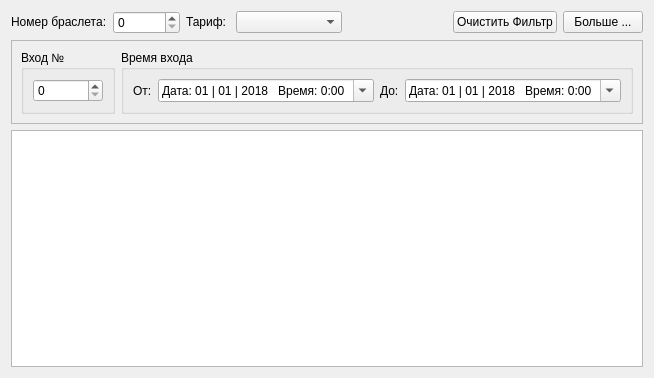
<?xml version="1.0" encoding="UTF-8"?>
<ui version="4.0">
 <class>Monitoring</class>
 <widget class="QWidget" name="Monitoring">
  <property name="geometry">
   <rect>
    <x>0</x>
    <y>0</y>
    <width>654</width>
    <height>378</height>
   </rect>
  </property>
  <property name="windowTitle">
   <string>Form</string>
  </property>
  <layout class="QGridLayout" name="gridLayout">
   <item row="0" column="0">
    <layout class="QHBoxLayout" name="horizontalLayout_7">
     <item>
      <widget class="QLabel" name="label_10">
       <property name="sizePolicy">
        <sizepolicy hsizetype="Preferred" vsizetype="Fixed">
         <horstretch>0</horstretch>
         <verstretch>0</verstretch>
        </sizepolicy>
       </property>
       <property name="text">
        <string>Номер браслета:</string>
       </property>
      </widget>
     </item>
     <item>
      <widget class="QSpinBox" name="bracer_status_number_spin">
       <property name="maximum">
        <number>999999999</number>
       </property>
      </widget>
     </item>
     <item>
      <widget class="QLabel" name="label_11">
       <property name="sizePolicy">
        <sizepolicy hsizetype="Preferred" vsizetype="Fixed">
         <horstretch>0</horstretch>
         <verstretch>0</verstretch>
        </sizepolicy>
       </property>
       <property name="text">
        <string>Тариф: </string>
       </property>
      </widget>
     </item>
     <item>
      <widget class="QComboBox" name="status_tariff_comboBox">
       <property name="sizePolicy">
        <sizepolicy hsizetype="Expanding" vsizetype="Fixed">
         <horstretch>0</horstretch>
         <verstretch>0</verstretch>
        </sizepolicy>
       </property>
      </widget>
     </item>
     <item>
      <spacer name="horizontalSpacer_2">
       <property name="orientation">
        <enum>Qt::Horizontal</enum>
       </property>
       <property name="sizeHint" stdset="0">
        <size>
         <width>40</width>
         <height>20</height>
        </size>
       </property>
      </spacer>
     </item>
     <item>
      <widget class="QPushButton" name="clear_status_filter_button">
       <property name="text">
        <string>Очистить Фильтр</string>
       </property>
       <property name="icon">
        <iconset>
         <normaloff>:/images/clear.png</normaloff>:/images/clear.png</iconset>
       </property>
      </widget>
     </item>
     <item>
      <widget class="QPushButton" name="more_status_filter_button">
       <property name="text">
        <string>Больше ...</string>
       </property>
       <property name="checkable">
        <bool>true</bool>
       </property>
      </widget>
     </item>
    </layout>
   </item>
   <item row="1" column="0">
    <widget class="QFrame" name="more_status_filter_frame">
     <property name="enabled">
      <bool>true</bool>
     </property>
     <property name="frameShape">
      <enum>QFrame::StyledPanel</enum>
     </property>
     <property name="frameShadow">
      <enum>QFrame::Plain</enum>
     </property>
     <layout class="QHBoxLayout" name="horizontalLayout_8">
      <item>
       <widget class="QGroupBox" name="groupBox_2">
        <property name="title">
         <string>Вход №</string>
        </property>
        <layout class="QHBoxLayout" name="horizontalLayout_6">
         <item>
          <widget class="QSpinBox" name="in_spin_2"/>
         </item>
        </layout>
       </widget>
      </item>
      <item>
       <widget class="QGroupBox" name="groupBox_3">
        <property name="title">
         <string>Время входа</string>
        </property>
        <layout class="QHBoxLayout" name="horizontalLayout_3">
         <item>
          <layout class="QHBoxLayout" name="horizontalLayout_9">
           <item>
            <widget class="QLabel" name="label_13">
             <property name="sizePolicy">
              <sizepolicy hsizetype="Fixed" vsizetype="Preferred">
               <horstretch>0</horstretch>
               <verstretch>0</verstretch>
              </sizepolicy>
             </property>
             <property name="text">
              <string>От:</string>
             </property>
            </widget>
           </item>
           <item>
            <widget class="QDateTimeEdit" name="in_from_dateTime_2">
             <property name="dateTime">
              <datetime>
               <hour>0</hour>
               <minute>0</minute>
               <second>0</second>
               <year>2018</year>
               <month>1</month>
               <day>1</day>
              </datetime>
             </property>
             <property name="date">
              <date>
               <year>2018</year>
               <month>1</month>
               <day>1</day>
              </date>
             </property>
             <property name="minimumDateTime">
              <datetime>
               <hour>0</hour>
               <minute>0</minute>
               <second>0</second>
               <year>1818</year>
               <month>1</month>
               <day>1</day>
              </datetime>
             </property>
             <property name="currentSection">
              <enum>QDateTimeEdit::NoSection</enum>
             </property>
             <property name="displayFormat">
              <string>Дата: dd | MM | yyyy   Время: H:mm</string>
             </property>
             <property name="calendarPopup">
              <bool>true</bool>
             </property>
            </widget>
           </item>
          </layout>
         </item>
         <item>
          <layout class="QHBoxLayout" name="horizontalLayout_10">
           <item>
            <widget class="QLabel" name="label_14">
             <property name="sizePolicy">
              <sizepolicy hsizetype="Fixed" vsizetype="Preferred">
               <horstretch>0</horstretch>
               <verstretch>0</verstretch>
              </sizepolicy>
             </property>
             <property name="text">
              <string>До:</string>
             </property>
            </widget>
           </item>
           <item>
            <widget class="QDateTimeEdit" name="in_to_dateTime_2">
             <property name="showGroupSeparator" stdset="0">
              <bool>false</bool>
             </property>
             <property name="date">
              <date>
               <year>2018</year>
               <month>1</month>
               <day>1</day>
              </date>
             </property>
             <property name="minimumDateTime">
              <datetime>
               <hour>0</hour>
               <minute>0</minute>
               <second>0</second>
               <year>1818</year>
               <month>1</month>
               <day>1</day>
              </datetime>
             </property>
             <property name="displayFormat">
              <string>Дата: dd | MM | yyyy   Время: H:mm</string>
             </property>
             <property name="calendarPopup">
              <bool>true</bool>
             </property>
            </widget>
           </item>
          </layout>
         </item>
        </layout>
       </widget>
      </item>
     </layout>
    </widget>
   </item>
   <item row="2" column="0">
    <widget class="QTableView" name="status_tableView">
     <property name="sizeAdjustPolicy">
      <enum>QAbstractScrollArea::AdjustIgnored</enum>
     </property>
     <property name="editTriggers">
      <set>QAbstractItemView::DoubleClicked</set>
     </property>
     <property name="showDropIndicator" stdset="0">
      <bool>false</bool>
     </property>
     <property name="dragDropOverwriteMode">
      <bool>false</bool>
     </property>
     <property name="alternatingRowColors">
      <bool>true</bool>
     </property>
     <property name="selectionMode">
      <enum>QAbstractItemView::SingleSelection</enum>
     </property>
     <property name="selectionBehavior">
      <enum>QAbstractItemView::SelectRows</enum>
     </property>
     <property name="sortingEnabled">
      <bool>true</bool>
     </property>
     <attribute name="horizontalHeaderCascadingSectionResizes">
      <bool>false</bool>
     </attribute>
     <attribute name="horizontalHeaderStretchLastSection">
      <bool>true</bool>
     </attribute>
    </widget>
   </item>
  </layout>
 </widget>
 <resources/>
 <connections/>
</ui>
